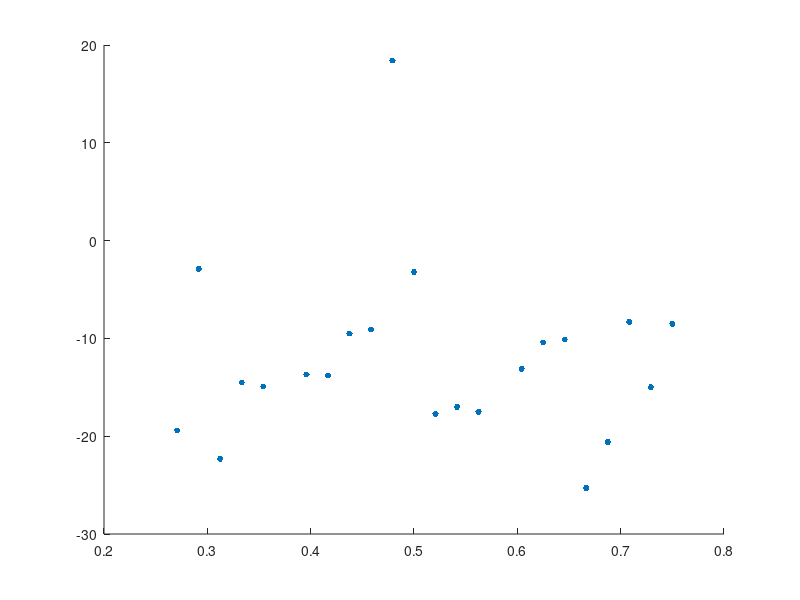

Here is the MATLAB script that generated this plot: (Note: this script raises an error after producing the figure.)
% model comparison for 20-day condition
clear all

AIC(1,:,1) = [301.9 344.8 380.1 266.4 496.5 NaN 378.4 266.2 384.3 263.3 472.2 586.5 296.4 229.4 326.2 NaN 294 227.5 306 252.5 327.2 303.3 259.3 164.7];
AIC(2,:,1) = [321.3 347.7 402.4 280.9 511.4 NaN 392.1 280 393.8 272.4 453.8 589.7 314.1 246.4 343.7 NaN 307.1 237.9 316.1 277.8 347.8 311.6 274.3 173.2];

AIC(1,:,2) = [424.5 484.2 363.9 240.7 590.5 NaN 409.1 354.4 386.4 384.1 431 431.1 375.9 312.3 421.6 NaN 373.2 499.3 411 396.6 471.4 316.1 423.2 391.1]; 
AIC(2,:,2) = [422.1 450 360.6 247.9 579.9 NaN 410.8 336.8 385.3 384.4 419.1 427.2 361 312.4 423.7 NaN 366.5 472.2 414.2 377 475.6 305.4 416.7 370.1];

AIC(:,:,3) = NaN;
AIC(1,1:15,3) = [372 295.3 347.5 279.6 424.3 387.8 512.3 589.6 NaN 470.4 397.2 344.8 425.5 402.9 430.4];
AIC(2,1:15,3) = [347.6 291.3 339.1 272.1 411.5 369.4 434.6 576.2 NaN 457.9 362.6 322.2 388 396.5 421.1];


f = figure(51); clf; hold on
set(f,'Position',[200 200 200 300])

for c=1:3
    dAIC(c,:) = AIC(1,:,c)-AIC(2,:,c);
    plot(c - .75 + [1:24]/(2*24),dAIC(c,:),'.','markersize',14)
    plot([.25 .75]+(c-1),nanmean(dAIC(c,:))*[1 1],'k')
    plot((.5+(c-1))*[1 1],nanmean(dAIC(c,:))+[1 -1]*seNaN(dAIC(c,:)'),'k')
end
plot([0 3],[0 0],'k')
%